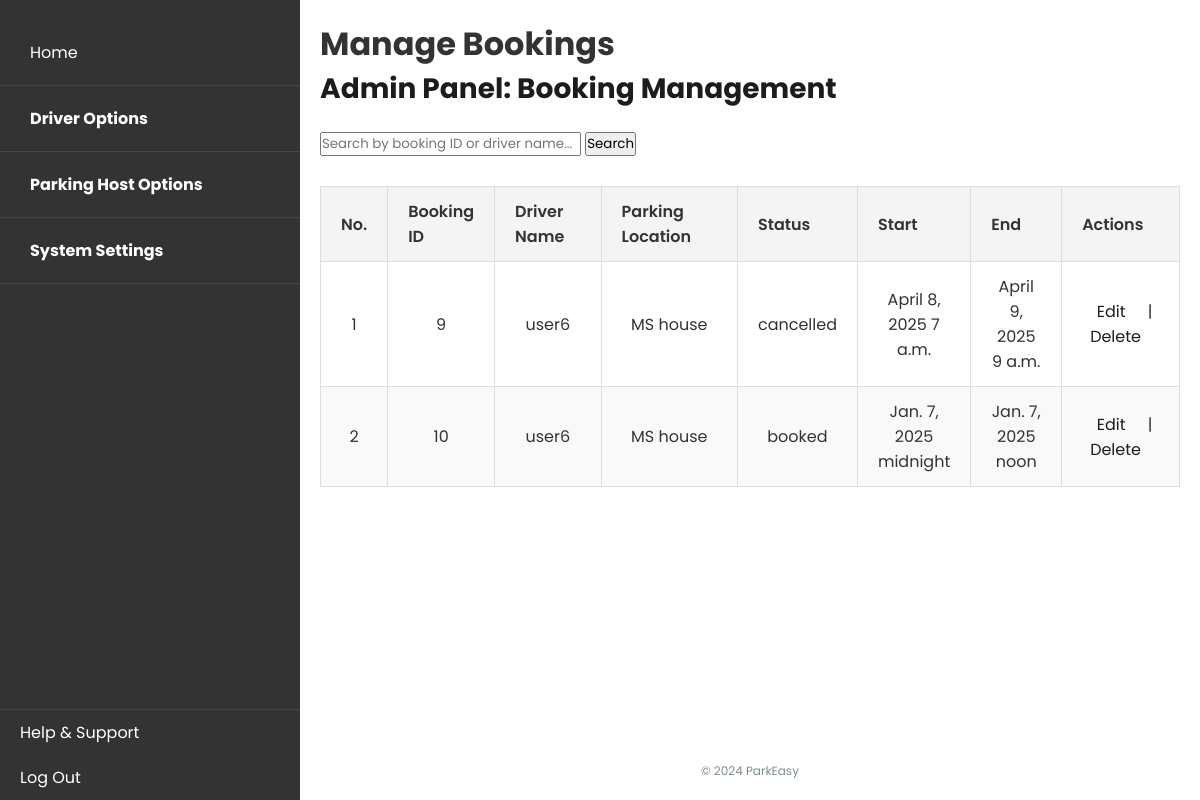
The app's page /parkeasy/manage-bookings/ (signed in), older data.
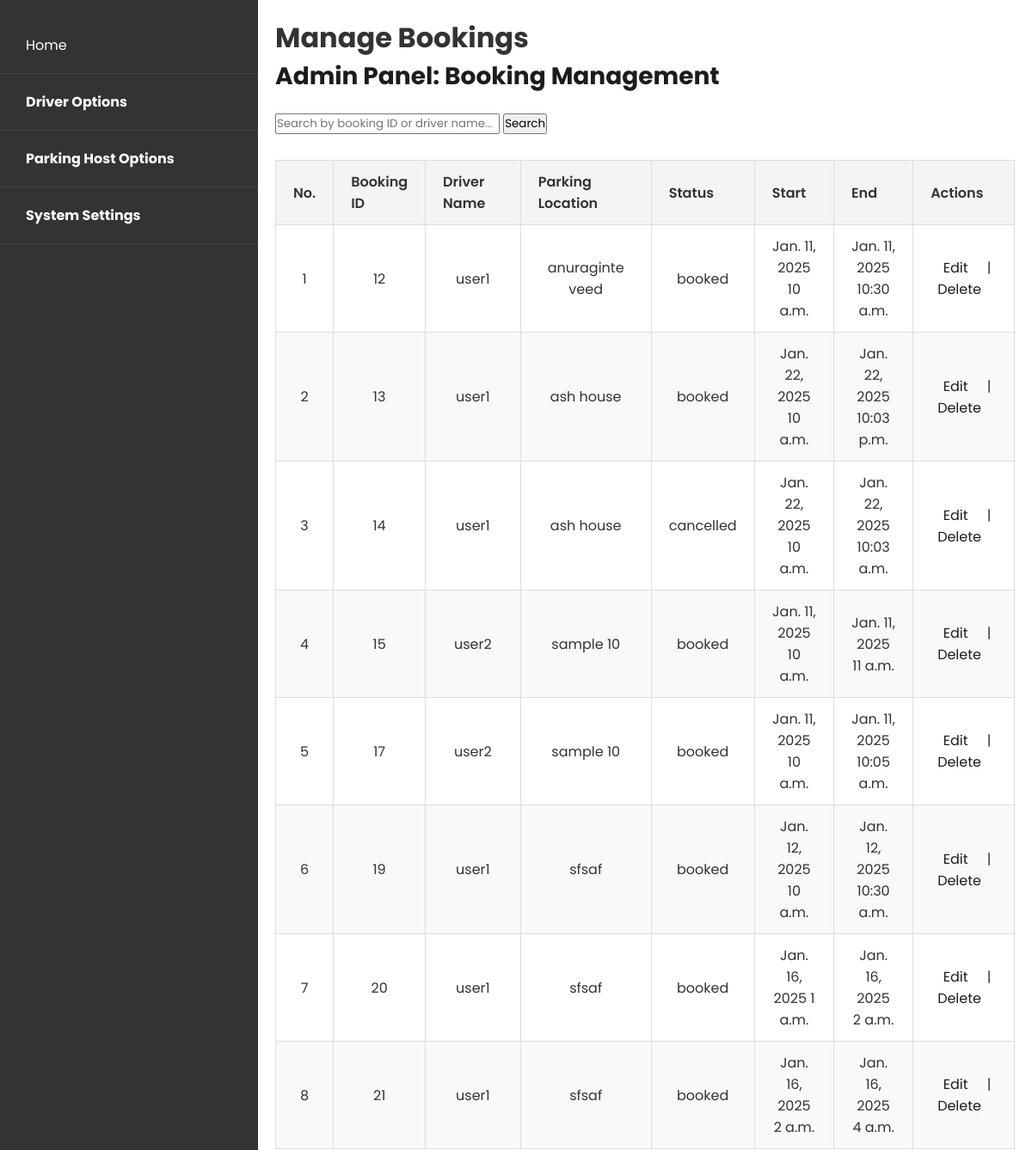
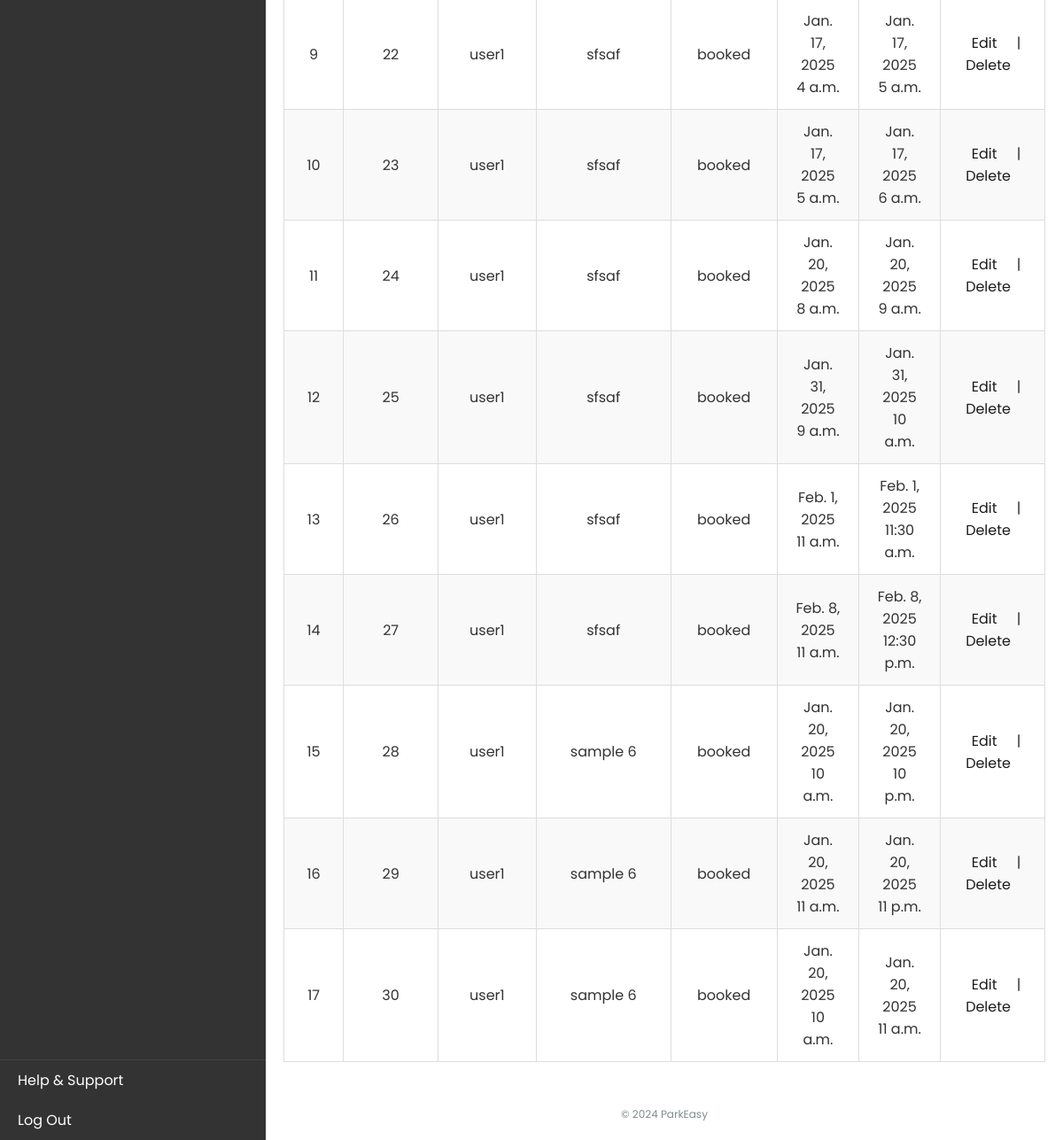
The same page, newer data (2 pictures, top to bottom).
### ParkEasyApp/models.py (models this page shows, shortened)
class Booking(models.Model):
    user = models.ForeignKey(ParkEasyUser, on_delete=models.CASCADE, related_name="bookings")
    parking_space = models.ForeignKey(ParkingSpace, on_delete=models.CASCADE)
    booking_time = models.DateTimeField(auto_now_add=True)  # Auto-set to the time of booking
    start_date = models.DateField(default=timezone.now)  # Dynamically use current date
    start_time = models.TimeField()
    end_date = models.DateField(default=timezone.now)  # Dynamically use current date
    end_time = models.TimeField()
    duration = models.DurationField()
    price_paid = models.DecimalField(max_digits=10, decimal_places=2, null=True, blank=True)
    payment_method = models.CharField(max_length=255, null=True, blank=True)
    status = models.CharField(
        max_length=20,
        choices=[('booked', 'Booked'), ('completed', 'Completed'), ('cancelled', 'Cancelled')],
        default='booked'
    )
    time_extension = models.DurationField(null=True, blank=True)  # Optional additional booking time
    grace_period = models.DurationField(null=True, blank=True)  # Grace period for delays
    class Meta:
        indexes = [
            models.Index(fields=['user', 'parking_space', 'status']),
        ]
        unique_together = ('parking_space', 'start_time', 'end_time'),

class ParkEasyUser(models.Model):
    user = models.OneToOneField(User, on_delete=models.CASCADE)  # Linking to Django's built-in User model
    status = models.CharField(max_length=20, choices=[('active', 'Active'), ('suspended', 'Suspended'), ('pending', 'Pending')], default='active')

class ParkingSpace(models.Model):
    host = models.ForeignKey(ParkEasyUser, on_delete=models.CASCADE, related_name="parking_spaces")
    location = models.CharField(max_length=255)
    price_per_hour = models.DecimalField(max_digits=10, decimal_places=2)
    availability = models.BooleanField(default=True)  # Indicates if space is available for booking
    amenities = models.TextField(blank=True, null=True)  # Optional description of amenities
    rating = models.DecimalField(max_digits=3, decimal_places=2, default=0.0)  # Average rating by users
    created_at = models.DateTimeField(auto_now_add=True)
    latitude = models.FloatField(null=True, blank=True)  # Store latitude
    longitude = models.FloatField(null=True, blank=True)  # Store longitude
    class Meta:
        indexes = [
            models.Index(fields=['host', 'location']),
        ]

### ParkEasyApp/views.py (the view)
# urls.py: path('manage-bookings/', views.manage_bookings, name='manage_bookings'),
@user_passes_test(is_superuser)
def manage_bookings(request):
    bookings = Booking.objects.all()
    return render(request, 'admin/manage_bookings.html', {'bookings': bookings})

### ParkEasyApp/views.py (called while the page is built)
def is_superuser(user):
    return user.is_authenticated and user.is_superuser

### templates/admin/manage_bookings.html (shortened to what this page needs)
<!DOCTYPE html>
<html lang="en">
{% load static %}
<head>
    <link rel="stylesheet" href="{% static 'css/dashboard.css' %}">
    <link rel="stylesheet" href="{% static 'css/manage_bookings.css' %}">
</head>
<body>
    <div class="sidebar">
        <div class="sidebar-item">
            <a href="{% url 'admin_dashboard' %}" class="home-btn">Home</a>
        </div>
        <div class="sidebar-item">
            <button class="dropdown-btn">Driver Options</button>
        </div>
        <div class="sidebar-item">
            <button class="dropdown-btn">Parking Host Options</button>
        </div>
        <div class="sidebar-item">
            <button class="dropdown-btn">System Settings</button>
        </div>
        <div class="sidebar-footer">
            <a href="{% url 'help_support' %}">Help & Support</a>
            <a href="{% url 'logout' %}">Log Out</a>
        </div>
    </div>
    <div class="main-content">
        <h1>Manage Bookings</h1>
        <h2>Admin Panel: Booking Management</h2>
        <div class="search-filter">
            <input type="text" id="searchBooking" placeholder="Search by booking ID or driver name...">
            <button id="searchBtn">Search</button>
        </div>
        <div class="booking-table">
            <div class="table-container">
                <table>
                    <thead>
                        <tr>
                            <th>No.</th>
                            <th>Booking ID</th>
                            <th>Driver Name</th>
                            <th>Parking Location</th>
                            <th>Status</th>
                            <th>Start</th>
                            <th>End</th>
                            <th>Actions</th>
                        </tr>
                    </thead>
                    <tbody>
                        {% for booking in bookings %}
                        <tr>
                            <td>{{ forloop.counter }}</td>
                            <td>{{ booking.id }}</td>
                            <td>{{ booking.user.user.username }}</td>
                            <td>{{ booking.parking_space.location }}</td>
                            <td>{{ booking.status }}</td>
                            <td>{{ booking.start_date }} {{ booking.start_time }}</td>
                            <td>{{ booking.end_date }} {{ booking.end_time }}</td>
                            <td>
                                <a href="{% url 'edit_booking' booking.id %}">Edit</a> |
                                <a href="{% url 'delete_booking' booking.id %}">Delete</a>
                            </td>
                        </tr>
                        {% endfor %}
                    </tbody>
                </table>
            </div>
        </div>
        <div class="footer">© 2024 ParkEasy</div>
    </div>
</body>
</html>

Row changes from the older to the newer data that the page shows:
removed Booking: id "9", user.user.username "user6", parking_space.location "MS house", status "cancelled", start_date "April 8, 2025", start_time "7 a.m.", end_date "April 9, 2025", end_time "9 a.m."
removed Booking: id "10", user.user.username "user6", parking_space.location "MS house", status "booked", start_date "Jan. 7, 2025", start_time "midnight", end_date "Jan. 7, 2025", end_time "noon"
added Booking: id "12", user.user.username "user1", parking_space.location "anuraginte veed", status "booked", start_date "Jan. 11, 2025", start_time "10 a.m.", end_date "Jan. 11, 2025", end_time "10:30 a.m."
added Booking: id "13", user.user.username "user1", parking_space.location "ash house", status "booked", start_date "Jan. 22, 2025", start_time "10 a.m.", end_date "Jan. 22, 2025", end_time "10:03 p.m."
added Booking: id "14", user.user.username "user1", parking_space.location "ash house", status "cancelled", start_date "Jan. 22, 2025", start_time "10 a.m.", end_date "Jan. 22, 2025", end_time "10:03 a.m."
added Booking: id "15", user.user.username "user2", parking_space.location "sample 10", status "booked", start_date "Jan. 11, 2025", start_time "10 a.m.", end_date "Jan. 11, 2025", end_time "11 a.m."
added Booking: id "17", user.user.username "user2", parking_space.location "sample 10", status "booked", start_date "Jan. 11, 2025", start_time "10 a.m.", end_date "Jan. 11, 2025", end_time "10:05 a.m."
added Booking: id "19", user.user.username "user1", parking_space.location "sfsaf", status "booked", start_date "Jan. 12, 2025", start_time "10 a.m.", end_date "Jan. 12, 2025", end_time "10:30 a.m."
added Booking: id "20", user.user.username "user1", parking_space.location "sfsaf", status "booked", start_date "Jan. 16, 2025", start_time "1 a.m.", end_date "Jan. 16, 2025", end_time "2 a.m."
added Booking: id "21", user.user.username "user1", parking_space.location "sfsaf", status "booked", start_date "Jan. 16, 2025", start_time "2 a.m.", end_date "Jan. 16, 2025", end_time "4 a.m."
added Booking: id "22", user.user.username "user1", parking_space.location "sfsaf", status "booked", start_date "Jan. 17, 2025", start_time "4 a.m.", end_date "Jan. 17, 2025", end_time "5 a.m."
added Booking: id "23", user.user.username "user1", parking_space.location "sfsaf", status "booked", start_date "Jan. 17, 2025", start_time "5 a.m.", end_date "Jan. 17, 2025", end_time "6 a.m."
added Booking: id "24", user.user.username "user1", parking_space.location "sfsaf", status "booked", start_date "Jan. 20, 2025", start_time "8 a.m.", end_date "Jan. 20, 2025", end_time "9 a.m."
added Booking: id "25", user.user.username "user1", parking_space.location "sfsaf", status "booked", start_date "Jan. 31, 2025", start_time "9 a.m.", end_date "Jan. 31, 2025", end_time "10 a.m."
added Booking: id "26", user.user.username "user1", parking_space.location "sfsaf", status "booked", start_date "Feb. 1, 2025", start_time "11 a.m.", end_date "Feb. 1, 2025", end_time "11:30 a.m."
added Booking: id "27", user.user.username "user1", parking_space.location "sfsaf", status "booked", start_date "Feb. 8, 2025", start_time "11 a.m.", end_date "Feb. 8, 2025", end_time "12:30 p.m."
added Booking: id "28", user.user.username "user1", parking_space.location "sample 6", status "booked", start_date "Jan. 20, 2025", start_time "10 a.m.", end_date "Jan. 20, 2025", end_time "10 p.m."
added Booking: id "29", user.user.username "user1", parking_space.location "sample 6", status "booked", start_date "Jan. 20, 2025", start_time "11 a.m.", end_date "Jan. 20, 2025", end_time "11 p.m."
added Booking: id "30", user.user.username "user1", parking_space.location "sample 6", status "booked", start_date "Jan. 20, 2025", start_time "10 a.m.", end_date "Jan. 20, 2025", end_time "11 a.m."
